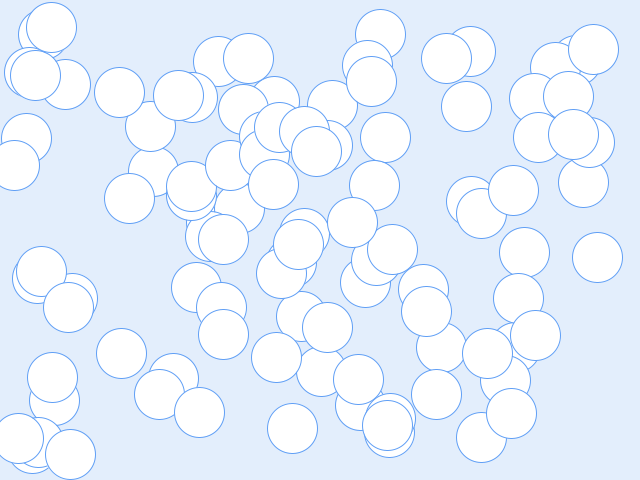
Frame 1 (no input)
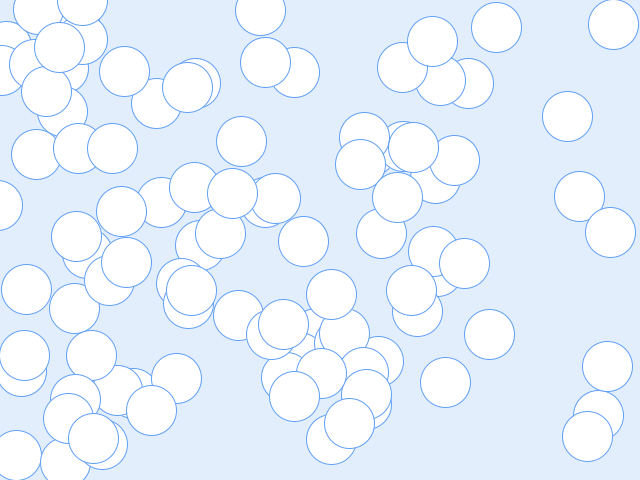
Frame 60 (the mouse pressed at the canvas centre just before this capture)
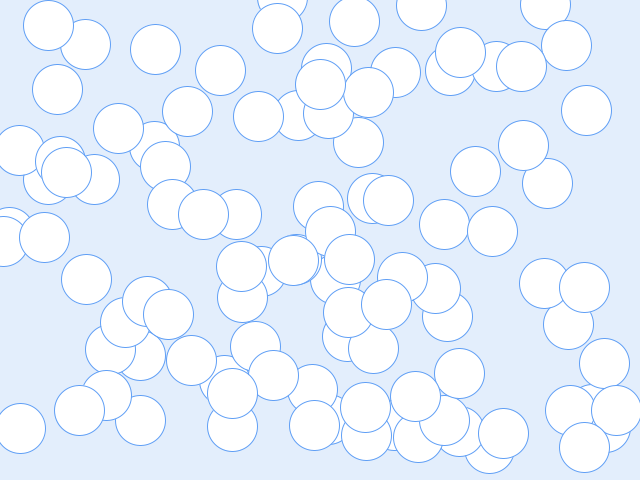
Frame 120 (the mouse held since frame 60 and released just before this capture)

The Processing sketch that drew these frames (run headless with seeded random() and noise(); from frame 60 on, the mouse is pressed at the canvas centre):

// Processing sketch: processing_38830
// ── processing_38830.pde

circle[] circle; 
int objectnumber = 100;
float spring = 0.05;

void setup(){
  size(640, 480);
  frameRate(30);
  circle = new circle[objectnumber];
 
  for (int i= 0; i < objectnumber; i++){
    circle[i] = new circle(random(20, 620),random(20, 460),100,random(0.1, 3.0),random(0.1, 3.0),random(2,9),random(2,9), i);
  }        
}

void draw(){
  
  background(227,238,252);
  for (int i = 0; i < objectnumber; i++){
    //circle[i].collide();
    circle[i].move();
    circle[i].display();
  }
} 

class circle{
  float xpos;
  float ypos;
  int r_color;
  float xspeed;
  float yspeed;
  float xdirection;
  float ydirection;
  int ID;
  int colided = 0;
  
  circle(float TEMPxpos,float TEMPypos,int r_color, float TEMPxspeed, float TEMPyspeed, float TEMPxdirection, float TEMPydirection, int tempID){
      
  ID = tempID;
  xpos = TEMPxpos;
  ypos = TEMPypos;
  xspeed = TEMPxspeed;
  yspeed = TEMPyspeed;
  xdirection = TEMPxdirection;  // Left or Right
  ydirection = TEMPydirection; // Top to Bottom
  
  }
  void display(){
    stroke(96, 159, 245);
    fill (255, 255, 255);
    ellipseMode(CENTER);
    ellipse(xpos,ypos,50,50);
    }

  /*
  void collide() {
    for (int i = 0; i < objectnumber; i++){  
    if(i!=ID){
      float dangerzoneX1 = circle[i].xpos + 25; 
       float dangerzoneX2 = circle[i].xpos -25;   
       float dangerzoneY1 = circle[i].ypos +25; 
       float dangerzoneY2 = circle[i].ypos -25; 
       
       
      if(xpos <= dangerzoneX1 && colided == 0 || xpos >= dangerzoneX2 && colided == 0){
        xdirection *= -1;
         colided = 1;
      }else if (xpos <= dangerzoneX1 || xpos >= dangerzoneX2){
      }else{
        colided = 0;
      }
      
      if(ypos <= dangerzoneY1 && colided == 0 || ypos >= dangerzoneY2 && colided == 0){
                ydirection *= -1;
         colided = 1;
      }else if (ypos <= dangerzoneY1 || ypos >= dangerzoneY2){
      }else{
        colided = 0;
      }

      }


}
}
*/
  void move(){
    
    for (int i = 0; i < objectnumber; i++){  
    if(i!=ID){
      float dangerzoneX1 = circle[i].xpos + 25; 
       float dangerzoneX2 = circle[i].xpos -25;   
       float dangerzoneY1 = circle[i].ypos +25; 
       float dangerzoneY2 = circle[i].ypos -25; 
       
       
      if(xpos <= dangerzoneX1 && colided == 0 || xpos >= dangerzoneX2 && colided == 0){
        xdirection *= -1;
         colided = 1;
      }else if (xpos <= dangerzoneX1 || xpos >= dangerzoneX2){
      }else{
        colided = 0;
      }
      
      if(ypos <= dangerzoneY1 && colided == 0 || ypos >= dangerzoneY2 && colided == 0){
                ydirection *= -1;
         colided = 1;
      }else if (ypos <= dangerzoneY1 || ypos >= dangerzoneY2){
      }else{
        colided = 0;
      }

      }


}
    
    xpos = xpos + ( xspeed * xdirection);
    ypos = ypos + ( yspeed * ydirection);
   
 
    if (xpos > width-25 || xpos < 0) {
      xdirection *= -1;
      
    }
    if (ypos > height-25 || ypos < 0) {
      ydirection *= -1;
    }
  }


}
